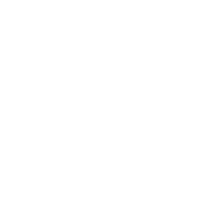
Frame 1 (no input)
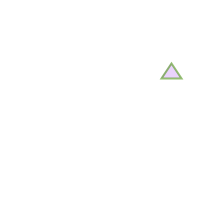
Frame 60 (the mouse pressed at the canvas centre just before this capture)
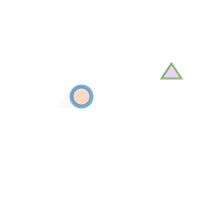
Frame 120 (the mouse held since frame 60 and released just before this capture)

The Processing sketch that drew these frames (run headless with seeded random() and noise(); from frame 60 on, the mouse is pressed at the canvas centre):

// Processing sketch: processing_159801
// ── processing_159801.pde

//Initialize Global Variables
int count = 0;
int r;
int g;
int b;
int a;
int x;
int y;
int shapeMode;
int countSpeed = 30;

void setup() {
  //Set up Canvas Size 200x200
  size(200,200);
  //White background
  background(255);
}

void draw() {
  
  if (count >= countSpeed) {
    //Reset the Counter, 'count'
    count = 0;
    
    //Randomize the Shape's Variables
    r = int(random(0,255));
    g = int(random(0,255));
    b = int(random(0,255));
    a = int(random(0,255));
    x = int(random(0,width));
    y = int(random(0,height));
    shapeMode = int(random(0,3));
    
    //Set the Color and Stroke Weight
    fill(r,g,b,a);
    stroke((255-r)*.75,(255-g)*.75,(255-b)*.75,(255-a)*.75);
    strokeWeight(int(random(5)));
    
    //Draw the Shape depending on the result of 'shapeMode'
    //CIRCLE
    if (shapeMode == 0) {
      ellipse(x,y,20,20);
    }
    //TRIANGLE
    if (shapeMode == 1) {
      triangle(x,y,x+10,y+15,x-10,y+15);
    }
    //SQUARE
    if (shapeMode == 2) {
      rectMode(CENTER);
      rect(x,y,20,20);
    }


  
  } else {
    //increase the counter
    count ++;
  }
}
